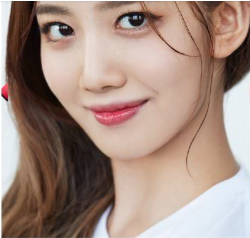
#> input picture python/imageProcessing/data/woman1.jpg, 250 x 238 px
$ python similarity.py
#> lines starting #> are read from the running program, lines starting #| are printed output that depends on the picture
'''
一些用于计算图片相关性的函数
'''
from sklearn import metrics as mr
import numpy as np
import cv2


'''
计算结果与sklearn自带函数结算结果一致，但运行时间较长
'''
def MI(x,y):
    sum = 0.0
    x_value_list = np.unique(x)
    y_value_list = np.unique(y)
    Px = np.array([len(x[x == xval]) / float(len(x)) for xval in x_value_list])  # P(x)
    Py = np.array([len(y[y == yval]) / float(len(y)) for yval in y_value_list])  # P(y)

    for i in range(len(x_value_list)):  #对排序好的X进行遍历
        yi = y[x==x_value_list[i]]
        yj = np.unique(yi)
        for j in yj:  #计算与xi对应位置的yj的每个值的概率
            Pxy = len(yi[yi==j])/float(len(yi))*Px[i]
            Pyj = Py[y_value_list==j]
            Pxi = Px[x_value_list == i]
            t = Pxy/Pxi/Pyj
            sum += Pxy*np.log(t)

    return sum


import time
img1 = cv2.imread('./data/woman1.jpg')
#> img1 is the input picture: shape (238, 250, 3); mean B, G, R 130, 141.2, 164.9
img2 = cv2.imread('./data/woman2.jpg')
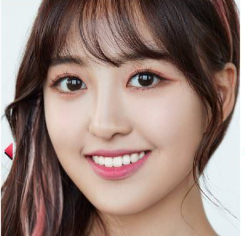
#> input picture python/imageProcessing/data/woman2.jpg, 245 x 237 px
#> img2 is the input picture: shape (237, 245, 3); mean B, G, R 118.7, 126.7, 149.7

img2 = np.resize(img2, (img1.shape[0], img1.shape[1], img1.shape[2]))
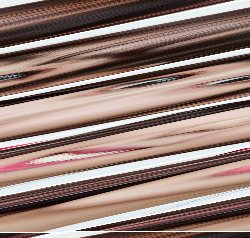
#> img2: shape (238, 250, 3); mean B, G, R 117.8, 125.7, 148.7

img1 = np.reshape(img1, -1)
img2 = np.reshape(img2, -1)
print(img1.size,img2.size)
#| 178500 178500
t1 = time.time()
print('MI is :',MI(img1,img2),'time',time.time()-t1)
#> in MI, `x_value_list = np.unique(x)`: x_value_list = 256 values from 0 to 255
#> in MI, `Px = np.array([len(x[x == xval]) / float(len(x)) for xval in x_value_l..`: Px = 256 values, max 0.00846 at index 239, min 5.6e-05 at index 0, mean 0.00391
#> in MI, `Py = np.array([len(y[y == yval]) / float(len(y)) for yval in y_value_l..`: Py = 256 values, max 0.0162 at index 255, min 6.72e-05 at index 0, mean 0.00391
#> the loop in MI, `for i in range(len(x_value_list)):` made 256 passes
#> (yi, yj) on pass 1: ([113, 58, 32, 26, 254, 172, 172, 191, 189, 197], [26, 32, 58, 113, 172, 189, 191, 197, 254])
#> after the loop in MI, `for i in range(len(x_value_list)):`: sum = [0.254]
t1 = time.time()
mutual_infor = mr.mutual_info_score(img1, img2)
#> mutual_infor = 0.254

print(mutual_infor,'time',time.time()-t1)

# [5 lines of commented-out code are left out]
